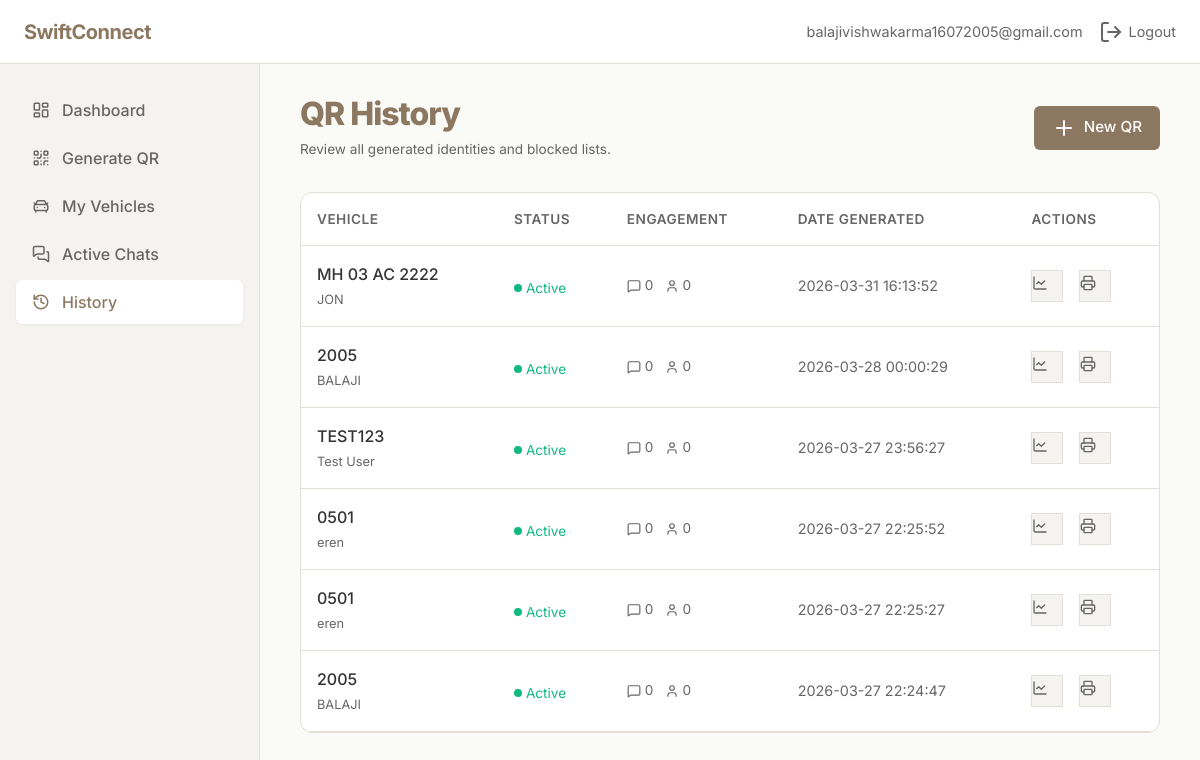
Screenshot of /history (signed in) with the database file from the repository.
### tables this page shows
CREATE TABLE qr_data (
            id INTEGER PRIMARY KEY AUTOINCREMENT,
            user_id INTEGER NOT NULL,
            name TEXT NOT NULL,
            vehicle TEXT NOT NULL,
            phone TEXT NOT NULL,
            message TEXT,
            qr_image_path TEXT NOT NULL,
            created_at TEXT NOT NULL DEFAULT CURRENT_TIMESTAMP, chat_token TEXT, is_blocked INTEGER NOT NULL DEFAULT 0, purpose TEXT,
            FOREIGN KEY (user_id) REFERENCES users(id)
        );

### app.py (the view)
@app.route('/history')
def history():
    if 'user_id' not in session:
        flash('Please login to access history page', 'warning')
        return redirect(url_for('login'))
    conn = get_db()
    c = conn.cursor()
    rows = c.execute(
        'SELECT id, name, vehicle, message, qr_image_path, created_at, is_blocked FROM qr_data WHERE user_id = ? ORDER BY created_at DESC',
        (session['user_id'],)
    ).fetchall()
    qrs = []
    for row in rows:
        chat_count = c.execute('SELECT COUNT(*) FROM chat_messages WHERE qr_id = ?', (row['id'],)).fetchone()[0]
        visitor_count = c.execute('SELECT COUNT(*) FROM visitor_sessions WHERE qr_id = ?', (row['id'],)).fetchone()[0]
        qrs.append({
            'id': row['id'],
            'name': row['name'],
            'vehicle': row['vehicle'],
            'message': row['message'],
            'qr_image_path': row['qr_image_path'],
            'created_at': row['created_at'],
            'is_blocked': bool(row['is_blocked']),
            'chat_count': chat_count,
            'visitor_count': visitor_count
        })
    conn.close()
    return render_template('history.html', user_email=session.get('user_email'), active_page='history', qrs=qrs)

### app.py (called while the page is built)
def get_db():
    conn = sqlite3.connect(DATABASE)
    conn.row_factory = sqlite3.Row
    return conn

### templates/history.html (shortened to what this page needs)
{% extends 'base.html' %}
{% block content %}
<div class="mb-8 flex justify-between items-center">
    <div>
        <h1 class="hero-title" style="font-size: 2rem; margin-bottom: 8px;">QR History</h1>
        <p class="chat-subtitle">Review all generated identities and blocked lists.</p>
    </div>
    <a href="{{ url_for('generate') }}" class="btn btn-primary"><i data-lucide="plus"></i> New QR</a>
</div>
<div class="flat-card" style="padding: 0; overflow: hidden;">
    {% if qrs %}
    <div style="overflow-x: auto;">
        <table class="data-table">
            <thead>
                <tr>
                    <th>Vehicle</th>
                    <th>Status</th>
                    <th>Engagement</th>
                    <th>Date Generated</th>
                    <th>Actions</th>
                </tr>
            </thead>
            <tbody>
                {% for qr in qrs %}
                    <tr>
                        <td style="font-weight: 500;">
                            {{ qr.vehicle }}<br>
                            <span style="font-size: 0.8rem; font-weight: normal; color: var(--text-muted)">{{ qr.name }}</span>
                        </td>
                        <td>
                            {% if qr.is_blocked %}
                                <span style="display:inline-flex; align-items:center; gap:4px; font-size: 0.85rem; color: #EF4444;"><span class="status-dot status-inactive"></span> Blocked</span>
                            {% else %}
                                <span style="display:inline-flex; align-items:center; gap:4px; font-size: 0.85rem; color: #10B981;"><span class="status-dot status-active"></span> Active</span>
                            {% endif %}
                        </td>
                        <td>
                            <div style="font-size: 0.85rem; color: var(--text-muted)">
                                <i data-lucide="message-square" style="width: 14px; vertical-align: middle;"></i> {{ qr.chat_count }} &nbsp;
                                <i data-lucide="user" style="width: 14px; vertical-align: middle;"></i> {{ qr.visitor_count }}
                            </div>
                        </td>
                        <td style="font-size: 0.9rem; color: var(--text-muted);">{{ qr.created_at or 'N/A' }}</td>
                        <td>
                            <div class="flex gap-4">
                                <a href="{{ url_for('history_detail', qr_id=qr.id) }}" class="btn-icon-secondary" style="width: 32px; height: 32px; text-decoration: none" title="View Details"><i data-lucide="line-chart" style="width: 16px;"></i></a>
                                <a href="{{ url_for('print_qr', qr_id=qr.id) }}" target="_blank" class="btn-icon-secondary" style="width: 32px; height: 32px; text-decoration: none" title="Print QR"><i data-lucide="printer" style="width: 16px;"></i></a>
                            </div>
                        </td>
                    </tr>
                {% endfor %}
            </tbody>
        </table>
    </div>
    {% endif %}
</div>
{% endblock %}

### templates/base.html (shortened to what this page needs)
<!DOCTYPE html>
<html lang="en">
<head>
    <link rel="stylesheet" href="{{ url_for('static', filename='style.css') }}">
</head>
<body>
    <div class="dashboard-shell">
        <div class="topbar">
            <div class="logo">SwiftConnect</div>
            <div class="user-actions">
                {% if user_email %}
                    <div class="user-chip">{{ user_email }}</div>
                    <a href="{{ url_for('logout') }}" class="btn-logout"><i data-lucide="log-out"></i> Logout</a>
                {% else %}
                    <a href="{{ url_for('login') }}" class="btn-logout"><i data-lucide="log-in"></i> Login</a>
                {% endif %}
            </div>
        </div>
        <div class="dashboard-grid">
            {% if user_email %}
            <aside class="sidebar">
                <nav class="sidebar-menu">
                    <a href="{{ url_for('dashboard') }}" class="menu-item {% if active_page == 'dashboard' %}active{% endif %}">
                        <i data-lucide="layout-dashboard"></i> Dashboard
                    </a>
                    <a href="{{ url_for('generate') }}" class="menu-item {% if active_page == 'generate' %}active{% endif %}">
                        <i data-lucide="qr-code"></i> Generate QR
                    </a>
                    <a href="{{ url_for('vehicles') }}" class="menu-item {% if active_page == 'vehicles' %}active{% endif %}">
                        <i data-lucide="car-front"></i> My Vehicles
                    </a>
                    <a href="{{ url_for('owner_chats') }}" class="menu-item {% if active_page == 'owner_chats' %}active{% endif %}">
                        <i data-lucide="messages-square"></i> Active Chats
                    </a>
                    <a href="{{ url_for('history') }}" class="menu-item {% if active_page == 'history' %}active{% endif %}">
                        <i data-lucide="history"></i> History
                    </a>
                </nav>
            </aside>
            {% endif %}
            <main class="dashboard-main">
                {% block content %}{% endblock %}
            </main>
        </div>
    </div>
</body>
</html>

### static/style.css (style rules this page uses)
:root { --bg-color: #FAFAF7; --surface-color: #FFFFFF; --primary-color: #8C7861; --primary-hover: #75624E; --text-main: #333333; --text-muted: #666666; --border-color: #E2DFD8; --sidebar-bg: #F4F3EF; --shadow-sm: 0 1px 3px rgba(0,0,0,0.05); --shadow-md: 0 4px 12px rgba(0,0,0,0.05); --shadow-lg: 0 12px 24px rgba(0,0,0,0.08); --radius-sm: 6px; --radius-md: 12px; --radius-lg: 20px; --transition: all 0.2s cubic-bezier(0.4, 0, 0.2, 1); }
* { margin: 0; padding: 0; box-sizing: border-box; }
body { font-family: 'Inter', system-ui, -apple-system, sans-serif; background-color: var(--bg-color); color: var(--text-main); line-height: 1.5; -webkit-font-smoothing: antialiased; }
a { color: inherit; text-decoration: none; }
.btn { display: inline-flex; align-items: center; justify-content: center; gap: 8px; padding: 10px 18px; border-radius: var(--radius-sm); font-weight: 500; font-size: 0.95rem; transition: var(--transition); cursor: pointer; border: none; outline: none; }
.btn-primary { background-color: var(--primary-color); color: #FFFFFF; }
.dashboard-shell { display: flex; flex-direction: column; height: 100vh; }
.topbar { height: 64px; background-color: var(--surface-color); border-bottom: 1px solid var(--border-color); display: flex; align-items: center; justify-content: space-between; padding: 0 24px; position: sticky; top: 0; z-index: 10; }
.logo { font-weight: 700; font-size: 1.25rem; color: var(--primary-color); letter-spacing: -0.5px; }
.user-actions { display: flex; align-items: center; gap: 16px; }
.user-chip { font-size: 0.9rem; color: var(--text-muted); }
.btn-logout { display: inline-flex; align-items: center; gap: 6px; color: var(--text-muted); font-size: 0.9rem; background: none; border: none; cursor: pointer; transition: var(--transition); }
.dashboard-grid { display: flex; flex: 1; overflow: hidden; }
.sidebar { width: 260px; background-color: var(--sidebar-bg); border-right: 1px solid var(--border-color); display: flex; flex-direction: column; padding: 24px 16px; }
.menu-item { display: flex; align-items: center; gap: 12px; padding: 10px 16px; color: var(--text-muted); border-radius: var(--radius-sm); font-weight: 500; transition: var(--transition); margin-bottom: 4px; }
.menu-item svg { width: 18px; height: 18px; stroke-width: 2; }
.menu-item:hover, .menu-item.active { background-color: var(--surface-color); color: var(--primary-color); box-shadow: var(--shadow-sm); }
.dashboard-main { flex: 1; overflow-y: auto; padding: 32px 40px; }
.flat-card { background-color: var(--surface-color); border: 1px solid var(--border-color); border-radius: var(--radius-md); padding: 24px; transition: var(--transition); }
.chat-subtitle { font-size: 0.85rem; color: var(--text-muted); }
.btn-icon-secondary { background-color: var(--sidebar-bg); color: var(--text-muted); border: 1px solid var(--border-color); }
.hero-title { font-size: 3.5rem; font-weight: 800; color: var(--primary-color); line-height: 1.1; margin-bottom: 24px; letter-spacing: -1px; }
.status-dot { width: 8px; height: 8px; border-radius: 50%; display: inline-block; }
.status-active { background-color: #10B981; }
.data-table { width: 100%; border-collapse: collapse; }
.data-table th, .data-table td { padding: 16px; text-align: left; border-bottom: 1px solid var(--border-color); }
.data-table th { font-weight: 600; color: var(--text-muted); font-size: 0.85rem; text-transform: uppercase; letter-spacing: 0.5px; }
.mb-8 { margin-bottom: 32px; }
.flex { display: flex; }
.items-center { align-items: center; }
.justify-between { justify-content: space-between; }
.gap-4 { gap: 16px; }

### rows the page displays
qr_data: vehicle "MH 03 AC 2222", name "JON", shows "Active", chat_count "0", visitor_count "0", created_at "2026-03-31 16:13:52"
qr_data: vehicle "2005", name "BALAJI", shows "Active", chat_count "0", visitor_count "0", created_at "2026-03-28 00:00:29"
qr_data: vehicle "TEST123", name "Test User", shows "Active", chat_count "0", visitor_count "0", created_at "2026-03-27 23:56:27"
qr_data: vehicle "0501", name "eren", shows "Active", chat_count "0", visitor_count "0", created_at "2026-03-27 22:25:52"
qr_data: vehicle "0501", name "eren", shows "Active", chat_count "0", visitor_count "0", created_at "2026-03-27 22:25:27"
qr_data: vehicle "2005", name "BALAJI", shows "Active", chat_count "0", visitor_count "0", created_at "2026-03-27 22:24:47"

### other values shown
{{ user_email }} "balajivishwakarma16072005@gmail.com"
